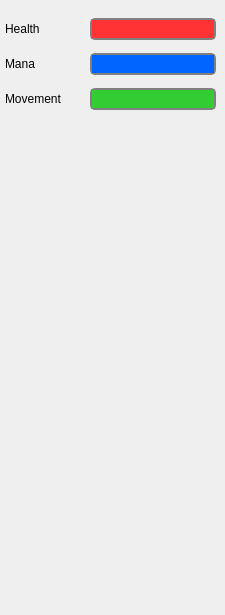
<ui version="4.0" >
 <class>RightWidget</class>
 <widget class="QWidget" name="RightWidget" >
  <property name="geometry" >
   <rect>
    <x>0</x>
    <y>0</y>
    <width>225</width>
    <height>615</height>
   </rect>
  </property>
  <property name="minimumSize" >
   <size>
    <width>225</width>
    <height>615</height>
   </size>
  </property>
  <property name="windowTitle" >
   <string>Form</string>
  </property>
  <widget class="QWidget" name="layoutWidget" >
   <property name="geometry" >
    <rect>
     <x>0</x>
     <y>5</y>
     <width>221</width>
     <height>121</height>
    </rect>
   </property>
   <layout class="QGridLayout" >
    <property name="leftMargin" >
     <number>5</number>
    </property>
    <property name="verticalSpacing" >
     <number>5</number>
    </property>
    <item row="0" column="0" >
     <widget class="QLabel" name="label_health" >
      <property name="sizePolicy" >
       <sizepolicy vsizetype="Preferred" hsizetype="Fixed" >
        <horstretch>0</horstretch>
        <verstretch>0</verstretch>
       </sizepolicy>
      </property>
      <property name="minimumSize" >
       <size>
        <width>80</width>
        <height>0</height>
       </size>
      </property>
      <property name="text" >
       <string>Health</string>
      </property>
     </widget>
    </item>
    <item row="0" column="1" >
     <widget class="QProgressBar" name="bar_health" >
      <property name="minimumSize" >
       <size>
        <width>0</width>
        <height>22</height>
       </size>
      </property>
      <property name="maximumSize" >
       <size>
        <width>16777215</width>
        <height>22</height>
       </size>
      </property>
      <property name="styleSheet" >
       <string>QProgressBar { border: 2px solid gray; border-radius: 5px; }
QProgressBar::chunk {background-color:#FF3333;}</string>
      </property>
      <property name="value" >
       <number>100</number>
      </property>
      <property name="textVisible" >
       <bool>false</bool>
      </property>
     </widget>
    </item>
    <item row="1" column="0" >
     <widget class="QLabel" name="label_mana" >
      <property name="sizePolicy" >
       <sizepolicy vsizetype="Preferred" hsizetype="Fixed" >
        <horstretch>0</horstretch>
        <verstretch>0</verstretch>
       </sizepolicy>
      </property>
      <property name="minimumSize" >
       <size>
        <width>80</width>
        <height>0</height>
       </size>
      </property>
      <property name="text" >
       <string>Mana</string>
      </property>
     </widget>
    </item>
    <item row="1" column="1" >
     <widget class="QProgressBar" name="bar_mana" >
      <property name="minimumSize" >
       <size>
        <width>0</width>
        <height>22</height>
       </size>
      </property>
      <property name="maximumSize" >
       <size>
        <width>16777215</width>
        <height>22</height>
       </size>
      </property>
      <property name="styleSheet" >
       <string>QProgressBar { border: 2px solid gray; border-radius: 5px; }
QProgressBar::chunk {background-color:#0066FF}</string>
      </property>
      <property name="value" >
       <number>100</number>
      </property>
      <property name="textVisible" >
       <bool>false</bool>
      </property>
     </widget>
    </item>
    <item row="2" column="0" >
     <widget class="QLabel" name="label_movement" >
      <property name="sizePolicy" >
       <sizepolicy vsizetype="Preferred" hsizetype="Fixed" >
        <horstretch>0</horstretch>
        <verstretch>0</verstretch>
       </sizepolicy>
      </property>
      <property name="minimumSize" >
       <size>
        <width>80</width>
        <height>0</height>
       </size>
      </property>
      <property name="text" >
       <string>Movement</string>
      </property>
     </widget>
    </item>
    <item row="2" column="1" >
     <widget class="QProgressBar" name="bar_movement" >
      <property name="minimumSize" >
       <size>
        <width>0</width>
        <height>22</height>
       </size>
      </property>
      <property name="maximumSize" >
       <size>
        <width>16777215</width>
        <height>22</height>
       </size>
      </property>
      <property name="styleSheet" >
       <string>QProgressBar { border: 2px solid gray; border-radius: 5px; }
QProgressBar::chunk {background-color:#33CC33;}</string>
      </property>
      <property name="value" >
       <number>100</number>
      </property>
      <property name="textVisible" >
       <bool>false</bool>
      </property>
     </widget>
    </item>
   </layout>
  </widget>
 </widget>
 <layoutdefault spacing="5" margin="5" />
 <resources/>
 <connections/>
 <designerdata>
  <property name="gridDeltaX" >
   <number>5</number>
  </property>
  <property name="gridDeltaY" >
   <number>5</number>
  </property>
  <property name="gridSnapX" >
   <bool>true</bool>
  </property>
  <property name="gridSnapY" >
   <bool>true</bool>
  </property>
  <property name="gridVisible" >
   <bool>true</bool>
  </property>
 </designerdata>
</ui>
